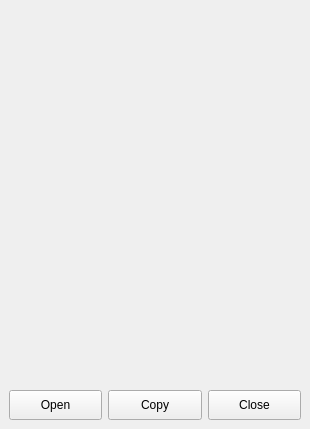
<?xml version="1.0" encoding="UTF-8"?>
<ui version="4.0">
 <class>ImageUtility</class>
 <widget class="QMainWindow" name="ImageUtility">
  <property name="geometry">
   <rect>
    <x>0</x>
    <y>0</y>
    <width>310</width>
    <height>429</height>
   </rect>
  </property>
  <property name="windowTitle">
   <string>ImageUtility</string>
  </property>
  <widget class="QWidget" name="centralwidget">
   <layout class="QGridLayout" name="gridLayout_2">
    <item row="0" column="0">
     <widget class="QLabel" name="lblImage">
      <property name="sizePolicy">
       <sizepolicy hsizetype="Expanding" vsizetype="Expanding">
        <horstretch>0</horstretch>
        <verstretch>0</verstretch>
       </sizepolicy>
      </property>
      <property name="text">
       <string/>
      </property>
      <property name="scaledContents">
       <bool>true</bool>
      </property>
      <property name="wordWrap">
       <bool>true</bool>
      </property>
     </widget>
    </item>
    <item row="1" column="0">
     <layout class="QHBoxLayout" name="horizontalLayout">
      <item>
       <widget class="QPushButton" name="btnOpen">
        <property name="minimumSize">
         <size>
          <width>0</width>
          <height>30</height>
         </size>
        </property>
        <property name="text">
         <string>Open</string>
        </property>
       </widget>
      </item>
      <item>
       <widget class="QPushButton" name="btnCopy">
        <property name="minimumSize">
         <size>
          <width>0</width>
          <height>30</height>
         </size>
        </property>
        <property name="text">
         <string>Copy</string>
        </property>
       </widget>
      </item>
      <item>
       <widget class="QPushButton" name="btnClose">
        <property name="minimumSize">
         <size>
          <width>0</width>
          <height>30</height>
         </size>
        </property>
        <property name="text">
         <string>Close</string>
        </property>
       </widget>
      </item>
     </layout>
    </item>
   </layout>
  </widget>
 </widget>
 <resources/>
 <connections/>
</ui>
